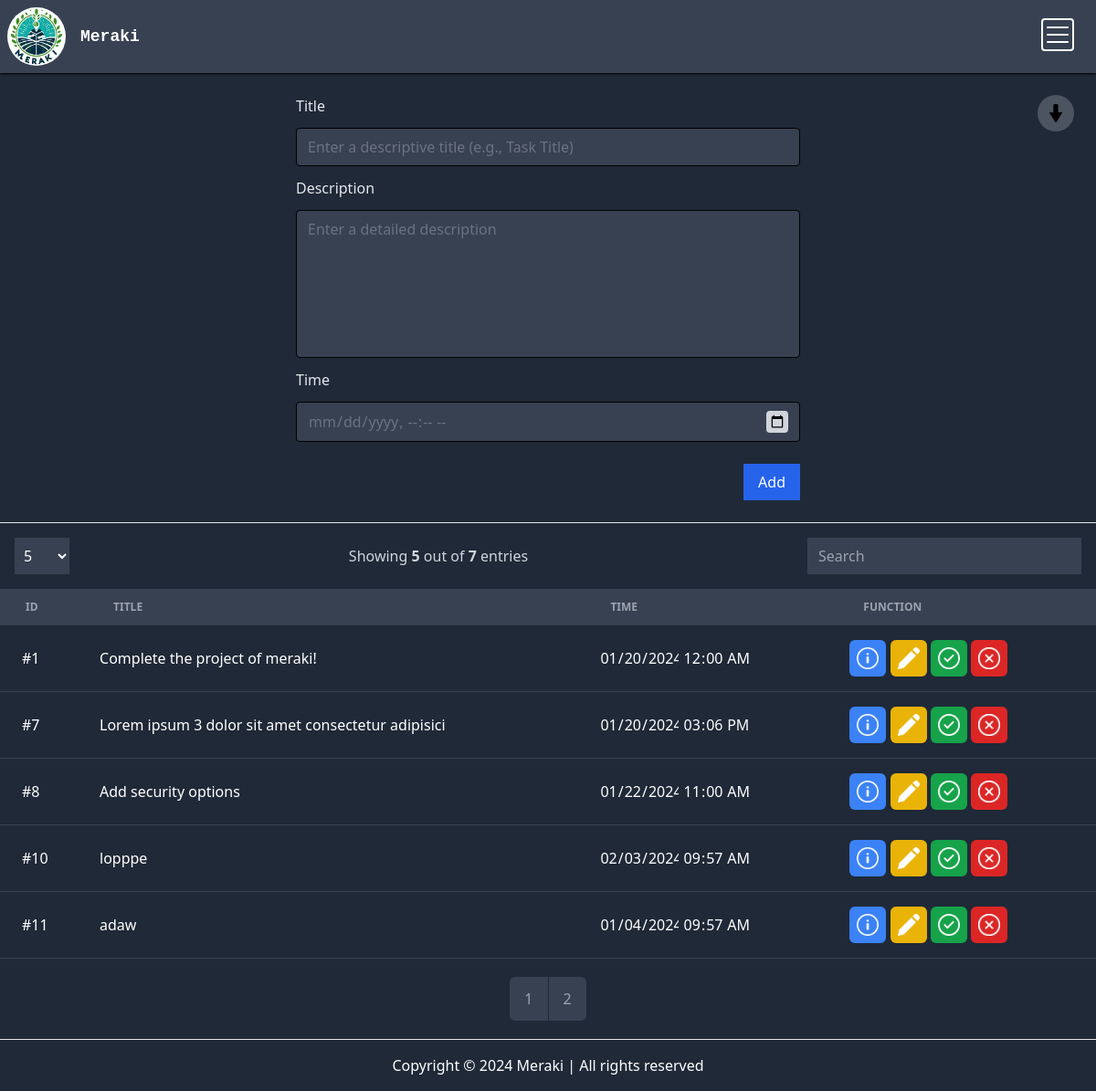
The page / (signed in) on the database its author committed.
### tables this page shows
CREATE TABLE `work` (
  `id` int(11) NOT NULL,
  `work_id` int(11) NOT NULL,
  `work_title` varchar(50) NOT NULL,
  `work_desc` text NOT NULL,
  `work_time` text NOT NULL,
  `work_status` varchar(10) NOT NULL
);

### index.php (the view, shortened to what this page needs)
<?php
include("partials/_dbconnect.php");
?>
<!DOCTYPE html>
<html lang="en" class="scroll-smooth">
<head>
    <link rel="stylesheet" href="side/style.css">
</head>
<body class="flex flex-col min-h-screen hide-scrollbar bg-gray-800">
    <header class="h-20">
        <nav class="flex z-10 fixed shadow-sm shadow-black w-full justify-between items-center bg-gray-700">
            <div class="logo flex items-center">
                <a href="/" class="flex items-center space-x-2">
                    <img class="w-20 rounded-full p-2" src="images/logo.jpg">
                    <p class="text-lg font-semibold font-mono text-white">Meraki</p>
                </a>
            </div>
            <div class="mx-6">
                <button onclick="menu()" type="button" class="border-2 rounded border-white relative w-9 h-9">
                    <img class="menu-img w-8 invert transition-all duration-300 absolute top-0 left-0"
                        src="images/menu.png">
                </button>
            </div>
        </nav>
    </header>
    <div class="form-container bg-gray-800 sm:relative sm:min-h-24">
        <button type="button"
            class="p-2 m-6 ml-auto bg-white bg-opacity-20 rounded-full cursor-pointer grid place-content-center hover:bg-opacity-30 active:bg-opacity-25 sm:absolute sm:right-0"
            onclick="formHide()">
            <img src="images/arrow-up.png" class="p-0.5 w-6 h-6 transition-all duration-100 rotate-180" alt="">
        </button>
        <div class="sm:flex sm:justify-center overflow-hidden transition-all duration-300 h-[492px]">
            <div class="overflow-hidden w-full sm:w-2/3 md:w-3/5 lg:w-1/2 xl:w-2/5">
                <form action="partials/_add.php" class="p-6 space-y-3" method="post">
                    <div class="flex flex-col space-y-3">
                        <label for="title" class="text-gray-200">Title</label>
                        <input type="text" maxlength="50" name="title" id="title"
                            placeholder="Enter a descriptive title (e.g., Task Title)"
                            class="border border-black outline-none px-3 py-2 rounded text-white bg-gray-700 placeholder:text-gray-500"
                            required>
                    </div>
                    <div class="flex flex-col space-y-3">
                        <label for="desc" class="text-gray-200">Description</label>
                        <textarea name="desc" id="desc" rows="6" placeholder="Enter a detailed description"
                            class="border border-black outline-none px-3 py-2 rounded resize-none  text-white bg-gray-700 placeholder:text-gray-500 hide-scrollbar"
                            required></textarea>
                    </div>
                    <div class="flex flex-col space-y-3">
                        <label for="time" class="text-gray-200">Time</label>
                        <input type="datetime-local" name="time" id="time" placeholder="10:10:2010"
                            class="border border-black outline-none px-3 py-2 rounded text-gray-500 bg-gray-700 w-full calender"
                            oninput="datetimeColor(this)" required>
                    </div>
                    <div class="grid place-items-end pt-3">
                        <button type="submit"
                            class="bg-blue-600 select-none hover:bg-blue-700 px-4 py-2 text-white">Add</button>
                    </div>
                </form>
            </div>
        </div>
    </div>
    <div class="w-full overflow-hidden">
        <div
            class="bg-gray-800 py-4 px-4 grid grid-cols-2 gap-4 grid-rows-[1fr_auto] md:grid-cols-[60px_1fr_200px] md:grid-rows-1 md:justify-between lg:grid-cols-[60px_1fr_300px] xl:grid-cols-[60px_1fr_500px]">
            <select name="num" id="num" class="text-white bg-gray-700 px-1.5 py-1.5 outline-none"
                oninput="pagination()">
                <option value="5">5</option>
            </select>
            <p
                class="col-span-2 row-start-2 text-gray-300 text-center md:col-span-1 md:col-start-2 md:row-start-1 md:py-2">
                Showing <span class="show font-semibold"></span> out of <span class="total font-semibold"></span>
                entries</p>
            <input type="search" name="q" id="q" class="w-full text-white bg-gray-700 px-3 py-1.5 outline-none search"
                placeholder="Search" maxlength="50" oninput="pagination();">
        </div>
        <table class="w-full">
            <thead class="uppercase text-xs bg-gray-700 text-gray-400 text-left">
                <tr>
                    <th scope="col" class="px-4 py-3 sm:px-7">Id</th>
                    <th scope="col" class="px-4 py-3 w-fit">Title</th>
                    <th scope="col" class="px-6 py-3">Time</th>
                    <th scope="col" class="px-4 py-3 sm:min-w-48">Function</th>
                </tr>
            </thead>
            <tbody>
                <?php
                if (isset($_SESSION["log"]) && $_SESSION["log"] == true) {
                    $id = $_SESSION["id"];
                    $status = "progress";
                    $sql = "SELECT * FROM `work` WHERE `id` = ? AND `work_status` = ?";
                    $stmt = mysqli_prepare($conn, $sql);
                    mysqli_stmt_bind_param($stmt, "is", $id, $status);
                    mysqli_stmt_execute($stmt);
                    $result = mysqli_stmt_get_result($stmt);
                    $num = mysqli_num_rows($result);
                    if ($num != 0) {
                        $i = 1;
                        while ($row = mysqli_fetch_assoc($result)) {
                            $title = $row["work_title"];
                            $time = $row["work_time"];
                            $work_id = $row["work_id"];
                            echo '<tr class="bg-gray-800 border-gray-700 text-white border-b hidden tr" id="#' . $work_id . '">
                                <td class="px-3 py-4 text-sm sm:text-base sm:px-6">#' . $work_id . '</td>
                                <td class="py-4 text-sm sm:text-base title">' . $title . '</td>
                                <td class="px-3 py-4">
                                    <input type="datetime-local" class="bg-gray-800 outline-none datetime hidden" value="' . $time . '">
                                    <input type="date" class="bg-gray-800 outline-none w-[87px] hide-cal date text-sm sm:text-base hide" readonly>
                                    <input type="time" class="bg-gray-800 outline-none w-[87px] hide-cal time text-sm sm:text-base" readonly>
                                </td>
                                <td class="py-4 grid grid-cols-1 gap-1 scale-90 sm:scale-100 sm:flex">
                                    <div class="w-fit">
                                        <button data-modal-target="detail-modal-' . $i . '" data-modal-toggle="detail-modal-' . $i . '" class="rounded-md bg-blue-500 hover:bg-blue-600 p-2">
                                            <img class="invert w-6" src="../images/detail.png" alt="detail">
                                        </button>
                                        <button data-modal-target="edit-modal-' . $i . '" data-modal-toggle="edit-modal-' . $i . '"  href="" class="rounded-md bg-yellow-500 hover:bg-yellow-600 p-2">
                                            <img class="invert w-6" src="../images/edit.png" alt="edit">
                                        </button>
                                    </div>
                                    <div class="w-fit">
                                        <button data-modal-target="finish-modal-' . $i . '" data-modal-toggle="finish-modal-' . $i . '" href="" class="rounded-md bg-green-600 hover:bg-green-700 p-2">
                                            <img class="invert w-6" src="../images/finish.png" alt="finish">
                                        </button>
                                        <button data-modal-target="delete-modal-' . $i . '" data-modal-toggle="delete-modal-' . $i . '" href="" class="rounded-md bg-red-600 hover:bg-red-700 p-2">
                                            <img class="invert w-6" src="../images/delete.png" alt="delete">
                                        </button>
                                    </div>
                                </td>
                            </tr>';
                            $i++;
                        }
                    } else {
                        include("partials/_dummy-input.php");
                    }
                } else {
                    include("partials/_dummy-login.php");
                }
                ?>
            </tbody>
        </table>
    </div>
    <div class="mt-auto">
        <nav class="bg-gray-800 py-5 px-4 text-gray-400 page-nav-container hidden">
            <div class="flex items-center justify-center space-x-[1px] pages-container">
            </div>
        </nav>
        <footer class="text-center bg-gray-800 text-white">
            <hr>
            <p class="py-4">Copyright &copy; 2024 Meraki | All rights reserved </p>
        </footer>
    </div>
</body>
</html>

### rows shown on the page
work: work_id "1", work_title "Complete the project of meraki!"
work: work_id "7", work_title "Lorem ipsum 3 dolor sit amet consectetur adipisici"
work: work_id "8", work_title "Add security options"
work: work_id "10", work_title "lopppe"
work: work_id "11", work_title "adaw"
